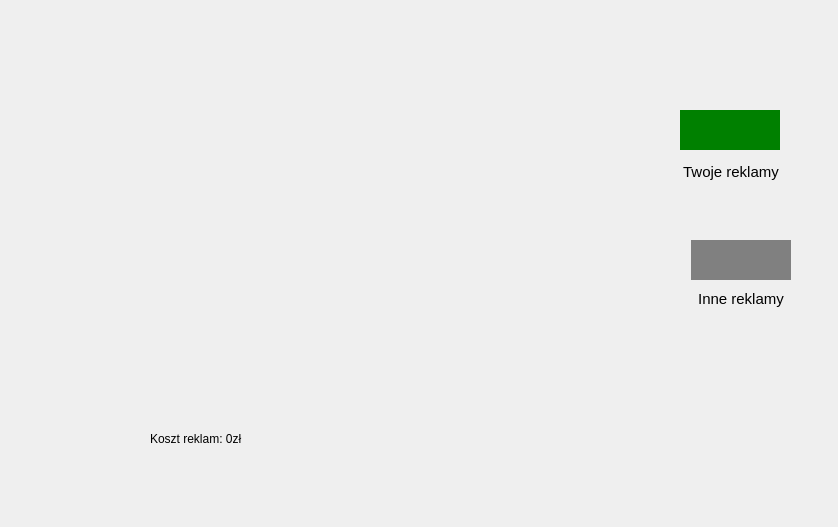
<?xml version="1.0" encoding="UTF-8"?>
<ui version="4.0">
 <class>AdsDialog</class>
 <widget class="QDialog" name="AdsDialog">
  <property name="geometry">
   <rect>
    <x>0</x>
    <y>0</y>
    <width>838</width>
    <height>527</height>
   </rect>
  </property>
  <property name="windowTitle">
   <string>Dialog</string>
  </property>
  <widget class="AdsTableWidget" name="adsTable" native="true">
   <property name="geometry">
    <rect>
     <x>10</x>
     <y>30</y>
     <width>631</width>
     <height>351</height>
    </rect>
   </property>
  </widget>
  <widget class="QWidget" name="layoutWidget">
   <property name="geometry">
    <rect>
     <x>690</x>
     <y>240</y>
     <width>102</width>
     <height>71</height>
    </rect>
   </property>
   <layout class="QVBoxLayout" name="verticalLayout_2">
    <property name="spacing">
     <number>0</number>
    </property>
    <item alignment="Qt::AlignHCenter|Qt::AlignTop">
     <widget class="QLabel" name="userAdColor_2">
      <property name="sizePolicy">
       <sizepolicy hsizetype="Fixed" vsizetype="Fixed">
        <horstretch>0</horstretch>
        <verstretch>0</verstretch>
       </sizepolicy>
      </property>
      <property name="minimumSize">
       <size>
        <width>100</width>
        <height>40</height>
       </size>
      </property>
      <property name="styleSheet">
       <string notr="true">background-color: gray;</string>
      </property>
      <property name="text">
       <string/>
      </property>
      <property name="alignment">
       <set>Qt::AlignCenter</set>
      </property>
     </widget>
    </item>
    <item>
     <widget class="QLabel" name="userAdLabel_2">
      <property name="styleSheet">
       <string notr="true">font-size: 15px;
padding-top: 6px;</string>
      </property>
      <property name="text">
       <string>Inne reklamy</string>
      </property>
      <property name="alignment">
       <set>Qt::AlignCenter</set>
      </property>
     </widget>
    </item>
   </layout>
  </widget>
  <widget class="QWidget" name="layoutWidget">
   <property name="geometry">
    <rect>
     <x>680</x>
     <y>110</y>
     <width>102</width>
     <height>71</height>
    </rect>
   </property>
   <layout class="QVBoxLayout" name="verticalLayout">
    <item>
     <widget class="QLabel" name="userAdColor">
      <property name="sizePolicy">
       <sizepolicy hsizetype="Fixed" vsizetype="Fixed">
        <horstretch>0</horstretch>
        <verstretch>0</verstretch>
       </sizepolicy>
      </property>
      <property name="minimumSize">
       <size>
        <width>100</width>
        <height>40</height>
       </size>
      </property>
      <property name="styleSheet">
       <string notr="true">background-color: green;</string>
      </property>
      <property name="text">
       <string/>
      </property>
      <property name="alignment">
       <set>Qt::AlignCenter</set>
      </property>
     </widget>
    </item>
    <item>
     <widget class="QLabel" name="userAdLabel">
      <property name="styleSheet">
       <string notr="true">font-size: 15px;
padding-top: 6px;</string>
      </property>
      <property name="text">
       <string>Twoje reklamy</string>
      </property>
      <property name="alignment">
       <set>Qt::AlignCenter</set>
      </property>
     </widget>
    </item>
   </layout>
  </widget>
  <widget class="QLabel" name="userAdsCost">
   <property name="geometry">
    <rect>
     <x>150</x>
     <y>430</y>
     <width>161</width>
     <height>17</height>
    </rect>
   </property>
   <property name="text">
    <string>Koszt reklam: 0zł</string>
   </property>
  </widget>
 </widget>
 <customwidgets>
  <customwidget>
   <class>AdsTableWidget</class>
   <extends>QWidget</extends>
   <header>adstablewidget.h</header>
   <container>1</container>
  </customwidget>
 </customwidgets>
 <resources/>
 <connections/>
</ui>
